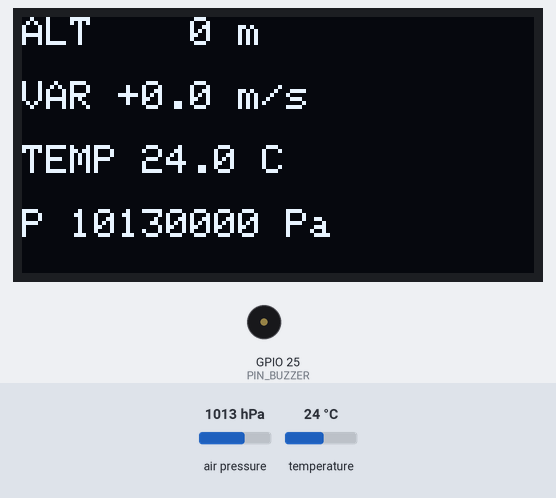
The sketch below on a simulated ESP32. Shown: 128×64 one-colour display, buzzer (waves = sounding). The test bench sets the inputs (shaded band); at power-on: air pressure 1013 hPa, temperature 24 °C. What the sketch prints to the serial monitor is not drawn.

Above: at 2.5 s.
2.6 s: air pressure set to 1025 hPa
At 3.88 s:
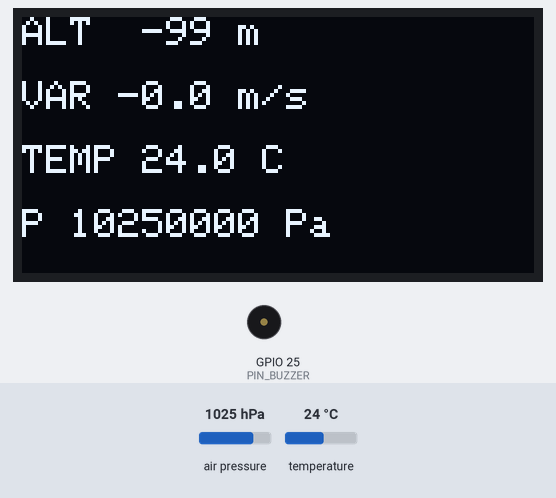
4.5 s: air pressure set to 952 hPa
At 6.8 s:
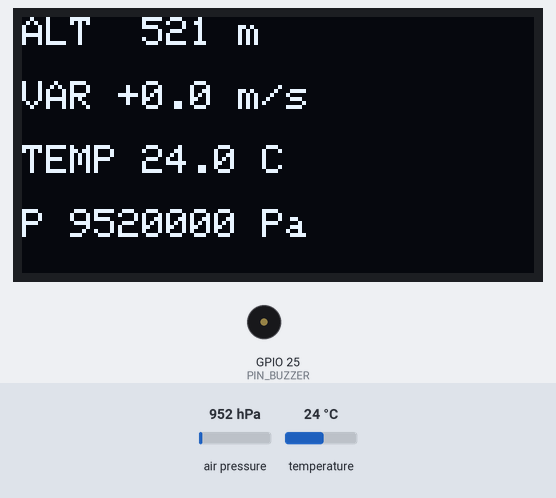
7.1 s: temperature set to 12 °C
At 8.2 s:
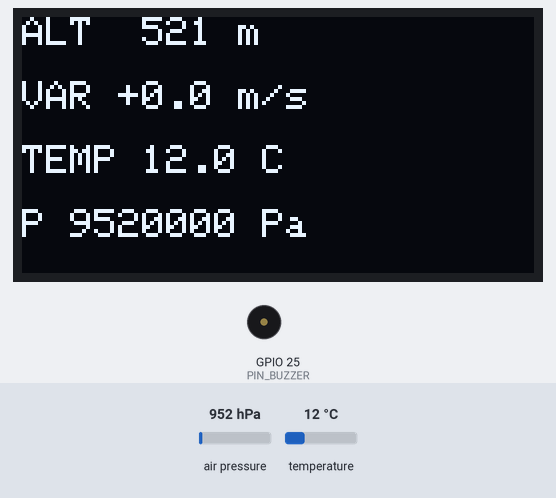
8.6 s: temperature set to 19 °C
Timing chart, 0 to 11.1 s (numbered marks = the images above; inputs shaded):
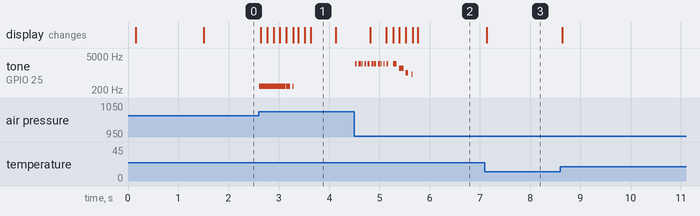

The sketch:

DIY_Paragliding_Vario.ino
```cpp
#include <Arduino.h>
#include <Wire.h>
#include <Adafruit_GFX.h>
#include <Adafruit_SSD1306.h>
#include <MS5611.h>

#include "VarioMath.h"

/*
  DIY Paragliding Variometer + Altimeter (ESP32)

  Wiring (I2C):
    ESP32 GPIO21 (SDA) -> MS5611 SDA, SSD1306 SDA
    ESP32 GPIO22 (SCL) -> MS5611 SCL, SSD1306 SCL
    ESP32 3V3          -> MS5611 VCC, SSD1306 VCC
    ESP32 GND          -> MS5611 GND, SSD1306 GND

  Buzzer:
    ESP32 GPIO25 -> Passive piezo buzzer (+)
    ESP32 GND    -> Passive piezo buzzer (-)
*/

namespace Config {
constexpr uint8_t PIN_SDA = 21;
constexpr uint8_t PIN_SCL = 22;
constexpr uint8_t PIN_BUZZER = 25;

constexpr uint8_t SCREEN_WIDTH = 128;
constexpr uint8_t SCREEN_HEIGHT = 64;
constexpr int8_t OLED_RESET = -1;
constexpr uint8_t OLED_ADDR = 0x3C;

constexpr uint32_t SENSOR_HZ = 80;   // 50-100 Hz target
constexpr uint32_t AUDIO_HZ = 80;    // 50-100 Hz target
constexpr uint32_t DISPLAY_HZ = 8;   // 5-10 Hz target
constexpr uint32_t DEBUG_HZ = 5;

constexpr float EMA_ALPHA = 0.12f;   // altitude smoothing factor

// Vario audio behavior thresholds (m/s)
constexpr float CLIMB_START_MS = 0.1f;
constexpr float SILENCE_LOW_MS = -0.2f;
constexpr float SINK_CONT_MS = -2.0f;

// Audio mapping
constexpr int CLIMB_FREQ_MIN = 900;
constexpr int CLIMB_FREQ_MAX = 2400;
constexpr int SINK_FREQ = 280;
constexpr uint32_t BEEP_ON_MIN_MS = 25;
constexpr uint32_t BEEP_ON_MAX_MS = 80;
constexpr uint32_t BEEP_GAP_MIN_MS = 35;
constexpr uint32_t BEEP_GAP_MAX_MS = 220;

constexpr uint8_t BUZZER_LEDC_CHANNEL = 0;
constexpr uint8_t BUZZER_LEDC_RES_BITS = 8;
constexpr uint32_t BUZZER_LEDC_BASE_FREQ = 1000;
}  // namespace Config

Adafruit_SSD1306 display(Config::SCREEN_WIDTH, Config::SCREEN_HEIGHT, &Wire, Config::OLED_RESET);
MS5611 ms5611;
VarioMath varioMath(Config::EMA_ALPHA);

struct FlightState {
  float pressurePa = 101325.0f;
  float temperatureC = 20.0f;
  float altitudeM = 0.0f;
  float varioMs = 0.0f;
  float refPressurePa = 0.0f;
  bool calibrated = false;
} state;

struct AudioState {
  bool toneOn = false;
  bool beepActive = false;
  uint32_t phaseStartMs = 0;
} audio;

uint32_t lastSensorUs = 0;
uint32_t lastDisplayMs = 0;
uint32_t lastAudioUs = 0;
uint32_t lastDebugMs = 0;

constexpr uint32_t sensorPeriodUs() { return 1000000UL / Config::SENSOR_HZ; }
constexpr uint32_t audioPeriodUs() { return 1000000UL / Config::AUDIO_HZ; }
constexpr uint32_t displayPeriodMs() { return 1000UL / Config::DISPLAY_HZ; }
constexpr uint32_t debugPeriodMs() { return 1000UL / Config::DEBUG_HZ; }

void setTone(bool enable, int freqHz = 0) {
  if (enable) {
    ledcWriteTone(Config::BUZZER_LEDC_CHANNEL, freqHz);
    ledcWrite(Config::BUZZER_LEDC_CHANNEL, 128);
    audio.toneOn = true;
  } else {
    ledcWrite(Config::BUZZER_LEDC_CHANNEL, 0);
    ledcWrite(Config::BUZZER_LEDC_CHANNEL, 0);
    audio.toneOn = false;
  }
}

void drawSplashScreen() {
  display.clearDisplay();
  display.setTextSize(1);
  display.setTextColor(SSD1306_WHITE);
  display.setCursor(10, 22);
  display.println("DIY Paragliding");
  display.setCursor(36, 36);
  display.println("Vario");
  display.display();
}

void updateDisplay() {
  display.clearDisplay();
  display.setTextSize(1);
  display.setTextColor(SSD1306_WHITE);

  display.setCursor(0, 0);
  display.printf("ALT %4.0f m", state.altitudeM);

  display.setCursor(0, 16);
  display.printf("VAR %+4.1f m/s", state.varioMs);

  display.setCursor(0, 32);
  display.printf("TEMP %4.1f C", state.temperatureC);

  display.setCursor(0, 48);
  display.printf("P %7.0f Pa", state.pressurePa);

  display.display();
}

void updateAudio(uint32_t nowMs) {
  const float v = state.varioMs;

  if (v < Config::SINK_CONT_MS) {
    if (!audio.toneOn) {
      setTone(true, Config::SINK_FREQ);
    }
    audio.beepActive = true;
    return;
  }

  if (v >= Config::CLIMB_START_MS) {
    const float climbNorm = constrain((v - Config::CLIMB_START_MS) / 4.0f, 0.0f, 1.0f);

    const int freq = static_cast<int>(Config::CLIMB_FREQ_MIN +
                                      climbNorm * (Config::CLIMB_FREQ_MAX - Config::CLIMB_FREQ_MIN));

    const uint32_t onMs = static_cast<uint32_t>(Config::BEEP_ON_MAX_MS -
                                                climbNorm * (Config::BEEP_ON_MAX_MS - Config::BEEP_ON_MIN_MS));
    const uint32_t offMs = static_cast<uint32_t>(Config::BEEP_GAP_MAX_MS -
                                                 climbNorm * (Config::BEEP_GAP_MAX_MS - Config::BEEP_GAP_MIN_MS));

    if (!audio.beepActive) {
      audio.beepActive = true;
      audio.phaseStartMs = nowMs;
      setTone(true, freq);
      return;
    }

    const uint32_t elapsed = nowMs - audio.phaseStartMs;
    if (audio.toneOn && elapsed >= onMs) {
      setTone(false);
      audio.phaseStartMs = nowMs;
    } else if (!audio.toneOn && elapsed >= offMs) {
      setTone(true, freq);
      audio.phaseStartMs = nowMs;
    }
    return;
  }

  // Between -0.2 and +0.1 m/s: silent (and also gentle sink region).
  if (v >= Config::SILENCE_LOW_MS && v < Config::CLIMB_START_MS) {
    setTone(false);
    audio.beepActive = false;
    return;
  }

  // Mild sink: keep silent for a clean, usable acoustic profile.
  setTone(false);
  audio.beepActive = false;
}

void sampleBaroAndCompute() {
  const uint32_t nowUs = micros();

  if (ms5611.read() != 0) {
    // Non-zero means read failed in common MS5611 libs. Keep previous values.
    return;
  }

  state.pressurePa = ms5611.getPressure() * 100.0f;  // mbar->Pa in many libs
  state.temperatureC = ms5611.getTemperature();

  if (!state.calibrated) {
    state.refPressurePa = state.pressurePa;
    varioMath.reset(0.0f, nowUs);
    state.calibrated = true;
    return;
  }

  const float relativeAltitudeM = pressureToAltitudeRelative(state.pressurePa, state.refPressurePa);
  state.altitudeM = varioMath.updateAltitude(relativeAltitudeM);
  state.varioMs = varioMath.computeVario(state.altitudeM, nowUs);
}

void printDebug() {
  Serial.printf("P=%.0fPa T=%.2fC ALT=%.2fm VAR=%.2fm/s\n",
                state.pressurePa,
                state.temperatureC,
                state.altitudeM,
                state.varioMs);
}

void setup() {
  Serial.begin(115200);
  delay(100);
  Serial.println("\nDIY Paragliding Vario booting...");

  Wire.begin(Config::PIN_SDA, Config::PIN_SCL);
  Wire.setClock(400000);

  if (!display.begin(SSD1306_SWITCHCAPVCC, Config::OLED_ADDR)) {
    Serial.println("OLED init failed");
  }

  drawSplashScreen();

  if (!ms5611.begin()) {
    Serial.println("MS5611 init failed");
  } else {
    Serial.println("MS5611 initialized");
  }

  ledcSetup(Config::BUZZER_LEDC_CHANNEL, Config::BUZZER_LEDC_BASE_FREQ, Config::BUZZER_LEDC_RES_BITS);
  ledcAttachPin(Config::PIN_BUZZER, Config::BUZZER_LEDC_CHANNEL);
  setTone(false);

  // Startup calibration: capture initial pressure as zero-altitude reference.
  const uint32_t calibStart = millis();
  while (millis() - calibStart < 1200) {
    sampleBaroAndCompute();
  }

  Serial.println("Startup calibration completed.");

  lastSensorUs = micros();
  lastAudioUs = lastSensorUs;
  lastDisplayMs = millis();
  lastDebugMs = lastDisplayMs;
}

void loop() {
  const uint32_t nowUs = micros();
  const uint32_t nowMs = millis();

  if (static_cast<uint32_t>(nowUs - lastSensorUs) >= sensorPeriodUs()) {
    lastSensorUs += sensorPeriodUs();
    sampleBaroAndCompute();
  }

  if (static_cast<uint32_t>(nowUs - lastAudioUs) >= audioPeriodUs()) {
    lastAudioUs += audioPeriodUs();
    updateAudio(nowMs);
  }

  if (nowMs - lastDisplayMs >= displayPeriodMs()) {
    lastDisplayMs += displayPeriodMs();
    updateDisplay();
  }

  if (nowMs - lastDebugMs >= debugPeriodMs()) {
    lastDebugMs += debugPeriodMs();
    printDebug();
  }
}
```

VarioMath.cpp
```cpp
#include "VarioMath.h"

#include <math.h>

float pressureToAltitudeRelative(float pressurePa, float pressureRefPa) {
  if (pressurePa <= 0.0f || pressureRefPa <= 0.0f) return 0.0f;
  // Barometric formula relative to reference pressure.
  return 44330.0f * (1.0f - powf(pressurePa / pressureRefPa, 0.19029495718f));
}

VarioMath::VarioMath(float emaAlpha)
    : alpha_(constrain(emaAlpha, 0.01f, 1.0f)),
      initialized_(false),
      filteredAltitudeM_(0.0f),
      prevAltitudeM_(0.0f),
      prevTimeUs_(0) {}

void VarioMath::reset(float altitudeM, uint32_t timeUs) {
  filteredAltitudeM_ = altitudeM;
  prevAltitudeM_ = altitudeM;
  prevTimeUs_ = timeUs;
  initialized_ = true;
}

float VarioMath::updateAltitude(float rawAltitudeM) {
  if (!initialized_) {
    filteredAltitudeM_ = rawAltitudeM;
    prevAltitudeM_ = rawAltitudeM;
    initialized_ = true;
    return filteredAltitudeM_;
  }

  filteredAltitudeM_ = alpha_ * rawAltitudeM + (1.0f - alpha_) * filteredAltitudeM_;
  return filteredAltitudeM_;
}

float VarioMath::computeVario(float filteredAltitudeM, uint32_t nowUs) {
  if (!initialized_) {
    reset(filteredAltitudeM, nowUs);
    return 0.0f;
  }

  const uint32_t dtUs = nowUs - prevTimeUs_;
  if (dtUs < 5000) {  // protect from unrealistically short intervals
    return 0.0f;
  }

  const float dt = dtUs * 1e-6f;
  const float vario = (filteredAltitudeM - prevAltitudeM_) / dt;

  prevAltitudeM_ = filteredAltitudeM;
  prevTimeUs_ = nowUs;
  return vario;
}
```

VarioMath.h
```cpp
#pragma once

#include <Arduino.h>

float pressureToAltitudeRelative(float pressurePa, float pressureRefPa);

class VarioMath {
 public:
  explicit VarioMath(float emaAlpha);

  void reset(float altitudeM, uint32_t timeUs);
  float updateAltitude(float rawAltitudeM);
  float computeVario(float filteredAltitudeM, uint32_t nowUs);

 private:
  float alpha_;
  bool initialized_;
  float filteredAltitudeM_;
  float prevAltitudeM_;
  uint32_t prevTimeUs_;
};
```

Measured:
- after the input at 2.6 s, tone on GPIO 25 (PIN_BUZZER): goes 280 Hz 0.53 s, silent 0.01 s, 280 Hz 0.07 s, silent 0.05 s, 280 Hz 0.01 s, then silent, starting at once; the display: first changes at once (image 1 shows a later state)
- after the input at 4.5 s, tone on GPIO 25 (PIN_BUZZER): plays 2400 Hz for 0.02 s, 2400 Hz for 0.05 s, 2400 Hz for 0.03 s, 2400 Hz for 0.02 s, 2400 Hz for 0.04 s, 2400 Hz for 0.04 s … (15 notes in this stretch), starting at once; the display: first changes after 0.32 s (image 2 shows a later state)
- after the input at 7.1 s, the display: changes at once (image 3)
